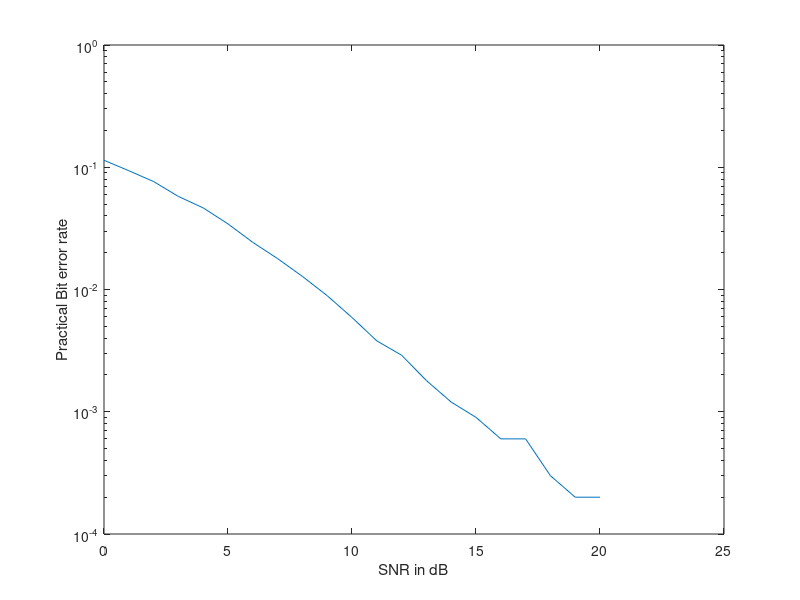

MATLAB code for this plot:


clc;
clear all;
close all;
N = 10000;
x = randi([0,1],1,N);
for i = 1:N/2
    x1(i) = x(2*i);
    x2(i) = x(2*i-1);
end

xqpsk = zeros(1,N/2);
for i =1:N/2
if (x1(i) == 0 && x2(i) == 0)
    xqpsk(i) = exp(1j*pi/4);
elseif(x1(i) == 0 && x2(i) == 1)
    xqpsk(i) = exp(1j*3*pi/4);
elseif(x1(i) == 1 && x2(i) ==0 )
    xqpsk(i) = exp(1j*7*pi/4);
elseif(x1(i) == 1 && x2(i) == 1)
    xqpsk(i) = exp(1j*5*pi/4);
end
end

SNRdB=0:24;
    v1 = randn(1,N/2)+ 1j*randn(1,N/2);
    v2 = randn(1,N/2)+ 1j*randn(1,N/2);
    
      v = [v1;v2];
   
h1 = (randn(1,N/2) + 1j*randn(1,N/2))*(1/sqrt(2));
h2 = (randn(1,N/2) + 1j*randn(1,N/2))*(1/sqrt(2));
h = [h1;h2];
    
   
 
for t = 1:length(SNRdB)
y1 = zeros(1,N);
y2 = zeros(1,N);

SNR = 10^(SNRdB(t)/10);

No_sd = 1/sqrt(2*SNR);

y = xqpsk.*h + No_sd *0* v;
for r = 1:N/2
dec(1,r) = xqpsk(1,r) + ((conj(h1(1,r))*(v1(1,r)*No_sd) + conj(h2(1,r))*(v2(1,r)*No_sd)))/((h1(1,r)*conj(h1(1,r)))+(h2(1,r)*conj(h2(1,r)))) ;
end
B1 = zeros(1,N/2);
B2 = zeros(1,N/2);

for i = 1:N/2
    if ( real(dec(i)) > 0 && imag(dec(i)) > 0 )
        B1(i) = 0;
        B2(i) = 0;
    elseif( real(dec(i)) < 0 && imag(dec(i)) > 0)
        B1(i) = 0;
        B2(i) = 1;
    
    elseif( real(dec(i)) < 0 && imag(dec(i)) < 0)
        B1(i) = 1;
        B2(i) = 1;
    elseif( real(dec(i)) > 0 && imag(dec(i)) < 0)
        B1(i) = 1;
        B2(i) = 0;
    end

end
z = zeros(1,N);
for i = 1:N/2
    z(2*i) = B1(i);
    z(2*i-1) = B2(i);
end

err=sum(abs(z-x));
BER(t) = err/N;

end

semilogy(SNRdB,BER);
ylabel('Practical Bit error rate');
xlabel('SNR in dB');
